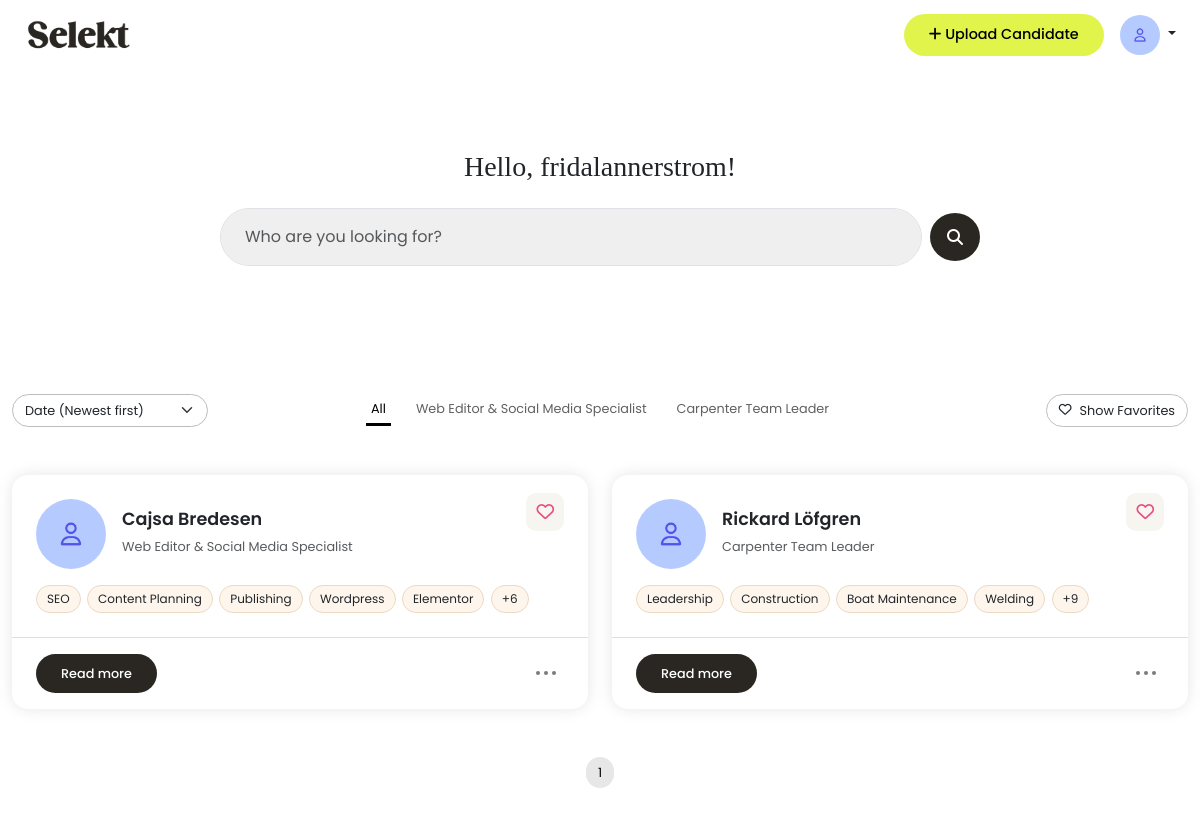
The page /dashboard/ (signed in) on the database its author committed.
### candidates/models.py (models this page shows, shortened)
class Profile(models.Model):
    user = models.OneToOneField(User, on_delete=models.CASCADE)
    profile_image = models.ImageField(upload_to='profile_images/', blank=True, null=True)
    is_first_login = models.BooleanField(default=True)

class Candidate(models.Model):
    user = models.ForeignKey(User, on_delete=models.CASCADE)
    name = models.CharField(max_length=100)
    email = models.EmailField()
    phone_number = models.CharField(max_length=20, blank=True)
    job_title = models.CharField(max_length=100, blank=True)
    profile_summary = models.TextField(blank=True)
    work_experience = models.TextField(blank=True)
    education = models.TextField(blank=True)
    location = models.CharField(max_length=100, blank=True)
    links = models.CharField(max_length=255, blank=True, help_text="e.g. LinkedIn, GitHub URLs")
    profile_image = models.ImageField(upload_to='profile_images/', blank=True, null=True)
    other = models.TextField(blank=True)
    notes = models.TextField(blank=True)
    top_skills = models.CharField(
        blank=True,
        help_text="Write top skills separated by commas (e.g. Communication, Leadership, SQL)"
    )
    uploaded_at = models.DateTimeField(auto_now_add=True)

### candidates/views.py (the view)
# urls.py: path('dashboard/', candidate_views.dashboard, name='dashboard'),
@login_required
def dashboard(request):
    query = request.GET.get('q', '')
    sort = request.GET.get('sort', '')
    filter_title = request.GET.get('title', '')
    show_favorites = request.GET.get('favorites') == 'on'
    candidates = Candidate.objects.filter(user=request.user)
    candidates = filter_candidates(candidates, query)
    if filter_title:
        candidates = candidates.filter(job_title__iexact=filter_title)
    if show_favorites:
        favorite_candidates = Favorite.objects.filter(user=request.user).values_list('candidate_id', flat=True)
        candidates = candidates.filter(id__in=favorite_candidates)
    if sort == 'name':
        candidates = candidates.order_by('name')
    else:
        candidates = candidates.order_by('-uploaded_at')
    job_titles = (
        Candidate.objects
        .filter(user=request.user)
        .exclude(job_title__isnull=True)
        .exclude(job_title__exact='')
        .values('job_title')
        .annotate(count=Count('job_title'))
        .order_by('-count')[:4]
    )
    paginator = Paginator(candidates, 12)
    page_number = request.GET.get('page')
    candidates = paginator.get_page(page_number)
    for candidate in candidates:
        candidate.skill_list = [skill.strip() for skill in candidate.top_skills.split(',')]
        candidate.is_favorite = Favorite.objects.filter(user=request.user, candidate=candidate).exists()
    show_welcome_popup = False
    if hasattr(request.user, 'profile') and request.user.profile.is_first_login:
        show_welcome_popup = True
    context = {
        'candidates': candidates,
        'job_titles': job_titles,
        'active_title': filter_title,
        'show_favorites': show_favorites,
        'show_welcome_popup': show_welcome_popup,
    }
    return render(request, 'dashboard.html', context)

### candidates/context_processors.py (called while the page is built)
def profile_picture(request):
    if request.user.is_authenticated:
        try:
            profile = request.user.profile
        except Profile.DoesNotExist:
            profile = None
    else:
        profile = None
    return {'profile': profile}

### candidates/views.py (called while the page is built, shortened)
def filter_candidates(queryset, query):
    return queryset

### templates/dashboard.html (shortened to what this page needs)
{% extends "base.html" %}
{% load static %}
{% block content %}
<div class="container hero">
  <h3>Hello, {{ user.username }}!</h3>
  <form method="get" class="d-flex align-items-center gap-2 w-100 candidate-search position-relative mt-4">
    <input type="text" class="form-control px-4 py-3 border-1 shadow-none" name="q" id="searchInput"
      placeholder="Who are you looking for?" value="{{ request.GET.q }}">
    <button class="btn button-base scn-button d-flex justify-content-center align-items-center rounded-circle"
      type="submit">
      <i class="fas fa-search"></i>
    </button>
  </form>
</div>
<div class="container py-5">
<div class="pb-4 mb-4">
  <div class="d-flex flex-wrap align-items-center text-center text-md-start flex-md-row flex-column-reverse">
    <div class="col-12 col-md-2 mb-2 mb-md-0 tab-sorting">
      <form id="sortForm" class="sort-form w-100">
        <select name="sort" id="sortSelect" class="form-select">
          <option value="" {% if not request.GET.sort %}selected{% endif %}>Date (Newest first)</option>
        </select>
      </form>
    </div>
    <div class="col-12 col-md-8 mb-2 mb-md-0 tab-tabs">
      <ul class="nav justify-content-center flex-wrap job-title-tabs">
        <li class="nav-item">
          <a class="nav-link {% if not active_title %}active{% endif %}" href="{% url 'dashboard' %}">All</a>
        </li>
        {% for title in job_titles %}
        <li class="nav-item">
          <a class="nav-link {% if active_title == title.job_title %}active{% endif %}"
            href="?title={{ title.job_title|urlencode }}">
            {{ title.job_title }}
          </a>
        </li>
        {% endfor %}
      </ul>
    </div>
    <div class="tab-fav col-12 col-md-2 mb-2 mb-md-0 d-flex justify-content-md-end">
      <button id="favoritesToggle" type="button"
        class="btn btn-outline-dark d-flex align-items-center justify-content-center gap-2 favorites-toggle mx-md-0 mx-auto">
      </button>
    </div>
  </div>
</div>
  {% if candidates %}
  <div class="d-flex flex-wrap justify-content-center gap-4">
    {% for candidate in candidates %}
      <div class="candidate-card-wrapper">
        <div class="candidate-card bg-white position-relative">
        <div class="position-absolute top-0 end-0 p-4">
          <span class="heart-icon" onclick="toggleFavorite({{ candidate.id }}, this)">
            <i id="heart-card-{{ candidate.id }}" class="fa{% if candidate.is_favorite %}-solid{% else %}-regular{% endif %} fa-heart"></i>
          </span>
        </div>
        <div class="px-4 pt-4 pb-2">
          <div class="d-flex align-items-center gap-3 mb-3">
            {% if candidate.profile_image %}
            <img src="{{ candidate.profile_image.url }}" alt="Profile Image" />
            {% else %}
            <img src="{% static 'media/images/user-pic.png' %}" alt="Profile Image" />
            {% endif %}
            <div>
              <h4 class="mb-1">{{ candidate.name }}</h4>
              <small class="text-muted">{{ candidate.job_title|default:'Candidate' }}</small>
            </div>
          </div>
          <div class="skill-container">
            {% with candidate.skill_list as skills %}
              {% for skill in skills %}
                <span class="skill-badge">{{ skill }}</span>
              {% endfor %}
              <span class="skill-badge skill-badge-extra" style="display: none;"></span>
            {% endwith %}
          </div>
        </div>
        <hr>
        <div class="d-flex justify-content-between align-items-center px-4 pb-3">
          <a href="#" onclick="openCandidateModal({{ candidate.id|escapejs }})"
            class="btn button-base scn-button read-btn">Read more</a>
          <div class="dot-menu position-relative p-2 rounded" style="cursor: pointer;">
            <div class="d-flex flex-row justify-content-center align-items-center">
              <span class="dot"></span>
              <span class="dot mx-1"></span>
              <span class="dot"></span>
            </div>
          </div>
        </div>
      </div>
    </div>
  {% endfor %}
</div>
    <div class="d-flex justify-content-center mt-5">
      <nav>
        <ul class="pagination">
          {% for num in candidates.paginator.page_range %}
            {% if num == 1 or num == candidates.paginator.num_pages or num >= candidates.number|add:"-2" and num <= candidates.number|add:"2" %}
              {% if num == candidates.number %}
                <li class="page-item active">
                  <span class="page-link">{{ num }}</span>
                </li>
              {% else %}
                <li class="page-item">
                  <a class="page-link" href="?{% if request.GET %}{{ request.GET.urlencode }}&{% endif %}page={{ num }}">{{ num }}</a>
                </li>
              {% endif %}
            {% elif num == 2 and candidates.number|add:"-2" > 2 %}
              <li class="page-item disabled"><span class="page-link">...</span></li>
            {% elif num == candidates.paginator.num_pages|add:"-1" and candidates.number|add:"2" < candidates.paginator.num_pages|add:"-1" %}
              <li class="page-item disabled"><span class="page-link">...</span></li>
            {% endif %}
          {% endfor %}
        </ul>
      </nav>
    </div>
  {% endif %}
</div>
{% endblock %}

### templates/base.html (shortened to what this page needs)
{% load static %}
<!DOCTYPE html>
<html lang="en">
<head>
  <link href="https://cdn.jsdelivr.net/npm/bootstrap@5.3.2/dist/css/bootstrap.min.css" rel="stylesheet">
  <link rel="stylesheet" href="{% static 'css/style.css' %}">
  <link rel="stylesheet" href="https://cdn.jsdelivr.net/npm/trumbowyg@2.25.1/dist/ui/trumbowyg.min.css">
</head>
<body class="logged-in-body">
  <header class="d-flex justify-content-between align-items-center px-4 py-3">
    <div class="header-logo">
      <a href="{% url 'dashboard' %}" class="text-decoration-none">
        <img src="{% static 'media/images/logo.png' %}" alt="Logo" class="logo-img">
      </a>
    </div>
    <div class="d-flex align-items-center gap-3 header-buttons">
      <button type="button" class="btn button-base cta-button" data-bs-toggle="modal" data-bs-target="#uploadCandidateModal">
        <i class="fa-solid fa-plus"></i> Upload Candidate
      </button>
      <div class="dropdown">
        <button class="btn dropdown-toggle p-0 border-0 bg-transparent" type="button" id="userMenuButton" data-bs-toggle="dropdown" aria-expanded="false">
          {% if profile and profile.profile_image %}
            <img src="{{ profile.profile_image.url }}" alt="Profile" class="rounded-circle profile-pic">
          {% else %}
            <img src="{% static 'media/images/user-pic.png' %}" alt="Default Image" class="rounded-circle profile-pic">
          {% endif %}
        </button>
      </div>
    </div>
  </header>
  {% block content %}{% endblock %}
</body>
</html>

### static/css/style.css (style rules this page uses)
body, .index-body, .auth-body { font-family: 'Poppins', sans-serif; }
.container { max-width: 1200px; margin: auto; }
h3 { font-family: 'Libre Baskerville', serif; font-weight: 200; }
h4 { font-size: 1.1rem; font-weight: 600; }
.text-muted { color: grey; font-size: 0.9rem; font-family: 'Poppins', sans-serif; }
.button-base { border-radius: 100px; padding: 10px 25px; font-weight: 500; display: inline-block; text-decoration: none; border: none; font-family: 'Poppins', sans-serif; }
.cta-button { background-color: #E1F44B; color: black; }
.scn-button { background-color: #2A2722; color: white; }
.logged-in-body .cta-button { font-size: 0.9rem; }
header { border-bottom: 0px; height: 70px; }
.logo-img { width: 110px; }
.profile-pic { width: 40px; height: 40px; object-fit: cover; }
.hero { padding: 80px 20px; text-align: center; max-width: 800px; }
.candidate-card-wrapper { flex: 1 1 360px; max-width: 100%; min-width: 360px; }
.candidate-card { min-width: 100%; border-radius: 16px; box-shadow: 0 0 15px rgba(0, 0, 0, 0.1); transition: 0.3s ease; }
.candidate-card .text-muted { font-size: 0.8rem; }
.candidate-card hr { color: grey; }
.candidate-card img { width: 70px; height: 70px; border-radius: 50%; object-fit: cover; }
.skill-container { display: flex; flex-wrap: nowrap; gap: 0.4rem; overflow: hidden; max-width: 100%; align-items: center; }
.skill-badge-extra, .skill-badge { background-color: #fef6ed; padding: 4px 10px; border-radius: 20px; font-size: 0.75rem; white-space: nowrap; flex-shrink: 0; border: 1px solid #EBD9C1; }
.read-btn { font-size: 0.8rem; font-weight: 500; }
.heart-icon { font-size: 1.1rem; color: #E94C82; background: #f7f5ef; padding: 7px 10px; border-radius: 10px; }
.dot-menu { display: flex; gap: 4px; }
.dot { width: 4px; height: 4px; background-color: #7a7a7a; border-radius: 50%; }
.candidate-search input { background-color: #EFEFEF; border-radius: 100px; }
.candidate-search .btn { height: 48px; width: 48px; }
.sort-form select { border-radius: 100px; font-size: 0.8rem; border-color: rgb(189, 189, 189); }
.favorites-toggle { border-radius: 100px; font-size: 0.8rem; border-color: rgb(192, 192, 192); }
.nav-link { color: #5f5f5f; }
.nav-link.active { border-bottom: 3px solid black; color: black; }
.nav-link { padding: 5px; font-size: 0.8rem; margin-left: 10px; margin-right: 10px; color: rgb(97, 97, 97); }
.page-item .page-link { color: #333; border: 0px; font-size: 0.8rem; }
.page-item.active .page-link { background-color: #e7e7e7; color: #000; border: 0px; border-radius: 100px; }

### rows shown on the page
Profile: profile_image (picture)
Candidate: name "Cajsa Bredesen", job_title "Web Editor & Social Media Specialist", skills "SEO" "Content Planning" "Publishing" "Wordpress" "Elementor"
Candidate: name "Rickard Löfgren", job_title "Carpenter Team Leader", skills "Leadership" "Construction" "Boat Maintenance" "Welding"

### other values the page prints
{{ user.username }} "fridalannerstrom"
{{ title.job_title }} "Web Editor & Social Media Specialist" "Carpenter Team Leader"
{{ num }} "1"
